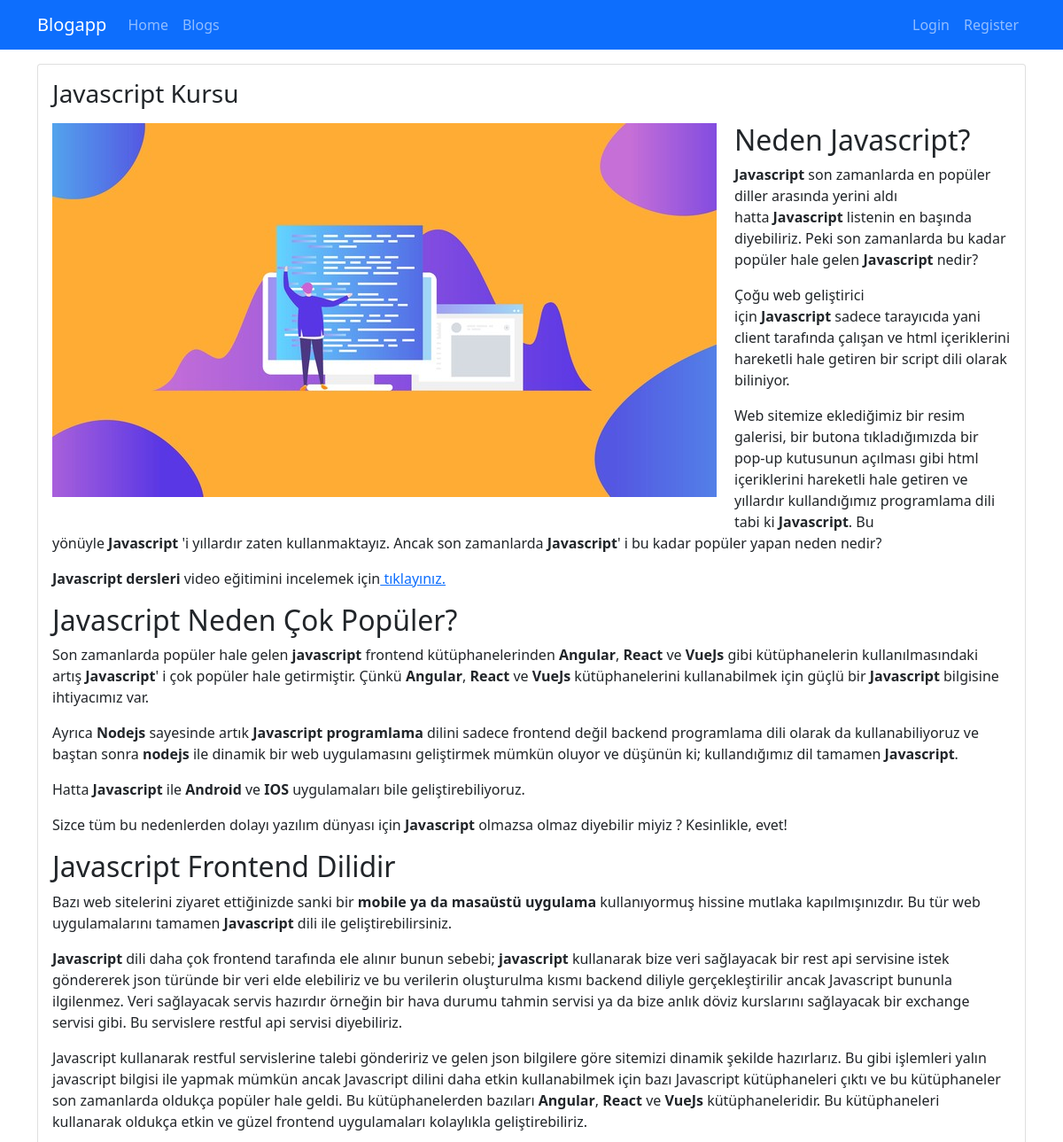
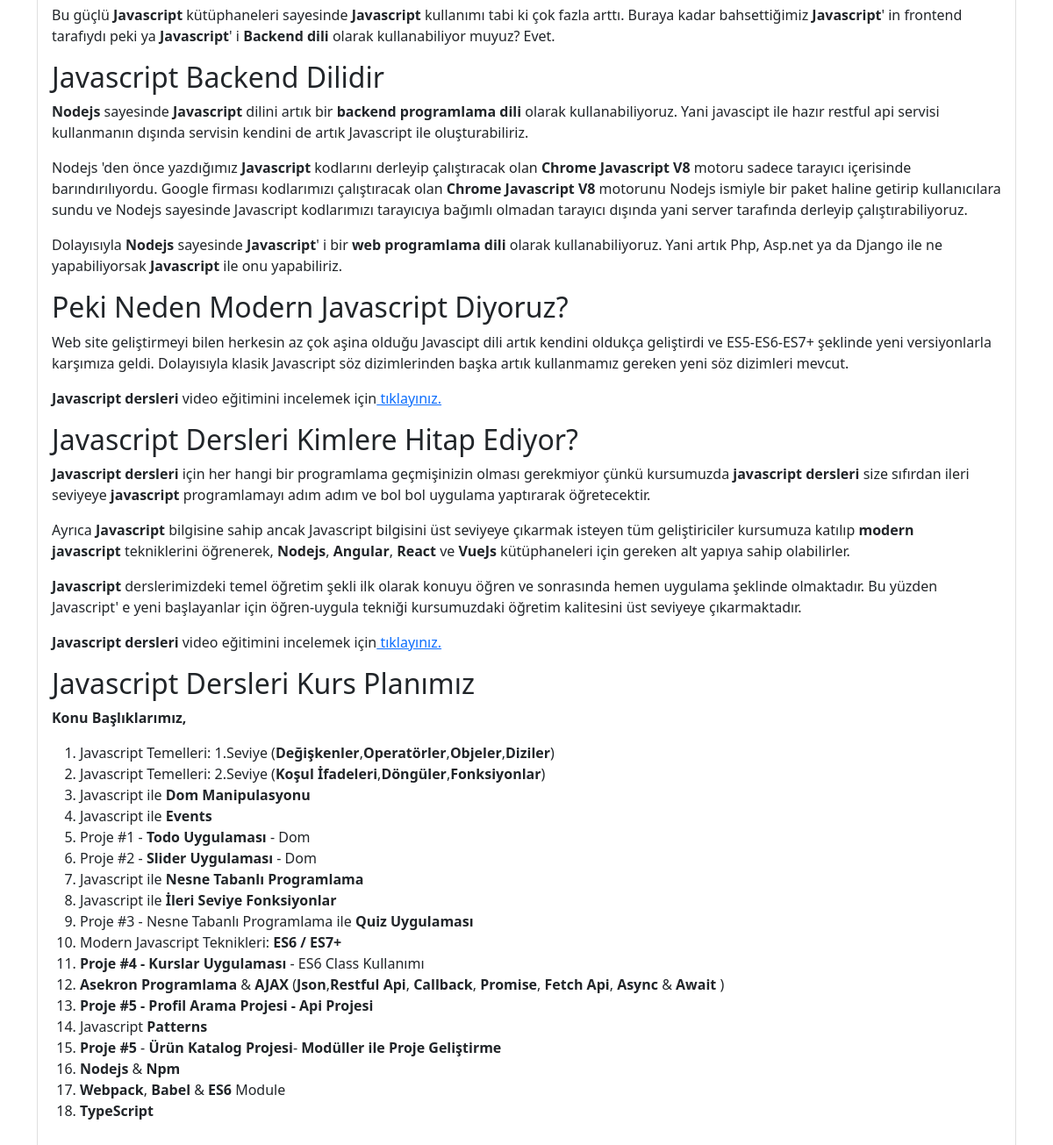
The page /blogs/javascript-kursu on the database its author committed (2 pictures, top to bottom).
### blog/models.py (models this page shows, shortened)
class Blog(models.Model):
    title = models.CharField(max_length=200)
    image = models.ImageField(upload_to="blogs")
    description = RichTextField()
    is_active = models.BooleanField(default=False)
    is_home = models.BooleanField(default=False)
    slug= models.SlugField(null=False,blank=True, unique=True,db_index=True,editable=False)
    categories = models.ManyToManyField(Category, blank=True)

### blog/views.py (the view)
# urls.py: path("blogs/<slug:slug>", views.blog_details, name="blog_details"),
def blog_details(request, slug):
    blog= Blog.objects.get(slug=slug)
    return render(request, "blog/blog-details.html", {
        "blog":blog
    })

### blog/templates/blog/blog-details.html (shortened to what this page needs)
{% extends "base.html" %}
{% load static %}
{% block content %}
<div class="container mt-3">
    <div class="row">
        <div class="col-12">
            <div class="card mb-3">
                <div class="row">
                    <div class="col-md-12">
                        <div class="card-body">
                            <h1 class="card-title h3 mb-3">
                                    {{ blog.title|title }}
                            </h1>
                            <img src="{{ blog.image.url }}" alt="" class="img-fluid" style="float:left; margin-right:20px;
                            margin-bottom:20px;">
                            <p class="card-text">{{ blog.description |safe}}</p>
                        </div>
                    </div>
                </div>
            </div>
        </div>
    </div>
</div>
{% endblock %}

### rows shown on the page
Blog: title "Javascript Kursu", image (picture), description "Neden Javascript? Javascript son zamanlarda en popüler diller arasında yerini aldı hatta Javascript listenin en başında diyebiliriz. Peki son zamanlarda bu kadar popüler hale gelen Javascript nedir? Çoğu web geliştirici için Javascript sadece tarayıcıda yani client tarafında çalışan ve html içeriklerini hareketli hale getiren bir script dili olarak biliniyor. Web sitemize eklediğimiz bir resim galerisi, bir butona tıkladığımızda bir pop-up kutusunun açılması gibi html içeriklerini hareketli hale getiren ve yıllardır kullandığımız programlama dili tabi ki Javascript . Bu yönüyle Javascript 'i yıllardır zaten kullanmaktayız. Ancak son zamanlarda Javascript ' i bu kadar popüler yapan neden…"
